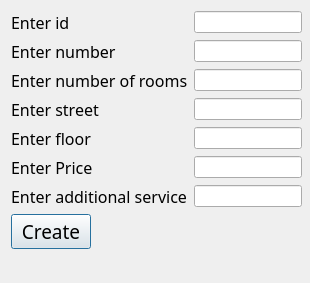
<?xml version="1.0" encoding="UTF-8"?>
<ui version="4.0">
 <class>CreateHotelRoom</class>
 <widget class="QDialog" name="CreateHotelRoom">
  <property name="geometry">
   <rect>
    <x>0</x>
    <y>0</y>
    <width>310</width>
    <height>283</height>
   </rect>
  </property>
  <property name="windowTitle">
   <string>Dialog</string>
  </property>
  <layout class="QFormLayout" name="formLayout">
   <item row="0" column="0">
    <layout class="QFormLayout" name="formLayout_2">
     <item row="0" column="0">
      <widget class="QLabel" name="IdL">
       <property name="font">
        <font>
         <family>Goudy Old Style</family>
         <pointsize>12</pointsize>
        </font>
       </property>
       <property name="text">
        <string>Enter id</string>
       </property>
      </widget>
     </item>
     <item row="1" column="0">
      <widget class="QLabel" name="NumberL">
       <property name="font">
        <font>
         <family>Goudy Old Style</family>
         <pointsize>12</pointsize>
        </font>
       </property>
       <property name="text">
        <string>Enter number</string>
       </property>
      </widget>
     </item>
     <item row="2" column="0">
      <widget class="QLabel" name="NumOofRoomL">
       <property name="font">
        <font>
         <family>Goudy Old Style</family>
         <pointsize>12</pointsize>
        </font>
       </property>
       <property name="text">
        <string>Enter number of rooms</string>
       </property>
      </widget>
     </item>
     <item row="3" column="0">
      <widget class="QLabel" name="StreetL">
       <property name="font">
        <font>
         <family>Goudy Old Style</family>
         <pointsize>12</pointsize>
        </font>
       </property>
       <property name="text">
        <string>Enter street</string>
       </property>
      </widget>
     </item>
     <item row="4" column="0">
      <widget class="QLabel" name="FloorL">
       <property name="font">
        <font>
         <family>Goudy Old Style</family>
         <pointsize>12</pointsize>
        </font>
       </property>
       <property name="text">
        <string>Enter floor</string>
       </property>
      </widget>
     </item>
     <item row="6" column="0">
      <widget class="QLabel" name="AddL">
       <property name="font">
        <font>
         <family>Goudy Old Style</family>
         <pointsize>12</pointsize>
        </font>
       </property>
       <property name="text">
        <string>Enter additional service</string>
       </property>
      </widget>
     </item>
     <item row="0" column="1">
      <widget class="QLineEdit" name="IdLE"/>
     </item>
     <item row="1" column="1">
      <widget class="QLineEdit" name="NumberLE"/>
     </item>
     <item row="2" column="1">
      <widget class="QLineEdit" name="NumOfRoomLE"/>
     </item>
     <item row="3" column="1">
      <widget class="QLineEdit" name="StreetLE"/>
     </item>
     <item row="4" column="1">
      <widget class="QLineEdit" name="FloorLE"/>
     </item>
     <item row="6" column="1">
      <widget class="QLineEdit" name="AddLE"/>
     </item>
     <item row="5" column="0">
      <widget class="QLabel" name="PriceL">
       <property name="font">
        <font>
         <family>Goudy Old Style</family>
         <pointsize>12</pointsize>
        </font>
       </property>
       <property name="text">
        <string>Enter Price</string>
       </property>
      </widget>
     </item>
     <item row="5" column="1">
      <widget class="QLineEdit" name="PriceLE"/>
     </item>
    </layout>
   </item>
   <item row="1" column="0">
    <widget class="QPushButton" name="CreateHotelRoomPB">
     <property name="font">
      <font>
       <family>High Tower Text</family>
       <pointsize>14</pointsize>
      </font>
     </property>
     <property name="text">
      <string>Create</string>
     </property>
    </widget>
   </item>
  </layout>
 </widget>
 <resources/>
 <connections/>
</ui>
